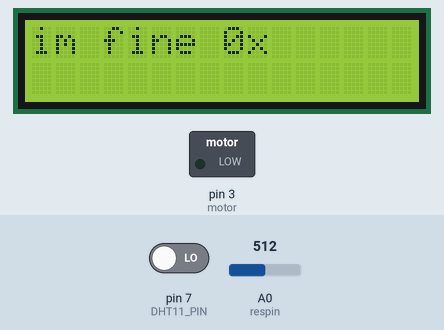
Simulated run of this sketch. Board: Arduino Uno, built with avr-gcc and run on an emulated ATmega328P. Parts: 16×2 character LCD, switched loads named in the sketch (green lamp = pin HIGH). The test bench sets the inputs (shaded band); at power-on: A0 (respin) = 512, pin 7 (DHT11_PIN) LOW. What the sketch prints to the serial monitor is not drawn.

Above: at 11.6 s.
11.7 s: A0 (respin) set to 490
At 13.9 s:
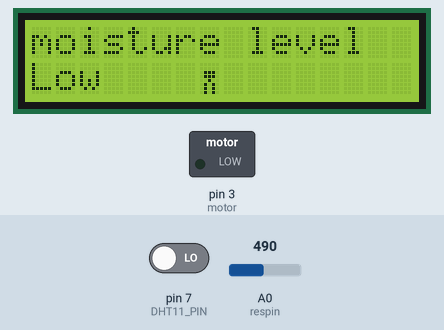
26.8 s: A0 (respin) set to 440
At 38.0 s:
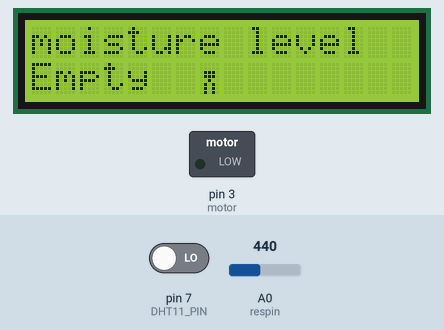
38.9 s: A0 (respin) set to 560
At 50.0 s:
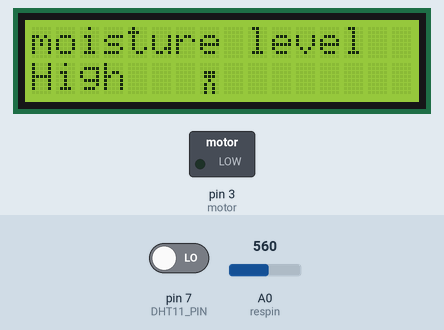
51.0 s: A0 (respin) set to 540
At 62.1 s:
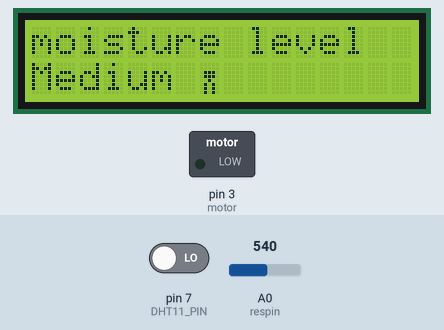
63.1 s: A0 (respin) set to 716
At 74.1 s:
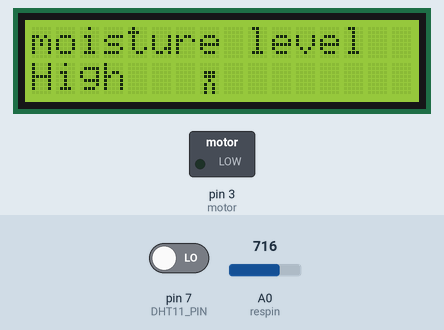
Timing chart, 0 to 75.6 s (numbered marks = the images above; inputs shaded):
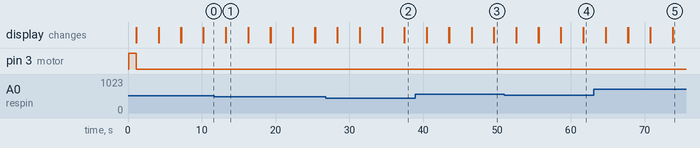

Measured:
- after the input at 11.7 s, the display: first differs from a run without the input after 1.5 s (image 1)
- after the input at 26.8 s, the display: first differs from a run without the input after 10.7 s (image 2)
- after the input at 38.9 s, the display: first differs from a run without the input after 10.7 s (image 3)
- after the input at 51.0 s, the display: first differs from a run without the input after 10.7 s (image 4)
- after the input at 63.1 s, the display: first differs from a run without the input after 10.7 s (image 5)
- what the display in image 1 shows lasts 3.1 s, from 13.2 s to 16.3 s

The sketch:

water_lcd.ino
```cpp
#include <LiquidCrystal_I2C.h>
#include <Wire.h>
LiquidCrystal_I2C lcd(0x27, 2, 1, 0, 4, 5, 6, 7, 3, POSITIVE);
#include <dht.h>

dht DHT;

#define DHT11_PIN 7

int motor = 3;
int LDR = A2;       // select the input pin for the LDR
int resval = 0;  // holds the value
int respin = A0; // sensor pin used
int oneday= 0;
void(* resetFunc) (void) = 0;//declare reset function at address 0
byte la[] = {
  B00000,
  B00000,
  B01110,
  B01110,
  B00100,
  B01010,
  B01010,
  B01010};

  byte sun[] = {
  B00111,
  B00111,
  B00011,
  B01000,
  B11100,
  B01000,
  B11100,
  B11100
};

byte temp[] = {
  B00100,
  B00100,
  B00100,
  B00100,
  B00100,
  B01110,
  B01110,
  B01110
};

byte no[] = {
  B00000,
  B00000,
  B10001,
  B01010,
  B00100,
  B01010,
  B10001,
  B00000
};

byte yes[] = {
  B00000,
  B00000,
  B10000,
  B01000,
  B00101,
  B00010,
  B00000,
  B00000
};

void setup() {
Serial.begin(9600);
lcd.begin(16,2); // Initializes the interface to the LCD screen, and specifies the dimensions (width and height) of the display
lcd.clear();
pinMode(LDR, INPUT);
lcd.createChar(1, la);
lcd.createChar(2, sun);
lcd.createChar(3, temp);
lcd.createChar(4, no);
lcd.createChar(5, yes);
pinMode(motor, OUTPUT);
digitalWrite(motor, HIGH);
delay(1000);
digitalWrite(motor,LOW);
oneday=0;
}
void loop() {


  lcd.setCursor(0,0);
  lcd.print("moisture level");
  lcd.setCursor(7,1);
  lcd.write(1);
  lcd.setCursor(0,1);
  resval = analogRead(respin); //Read data from analog pin and store it to resval variable
  Serial.println(analogRead(A0));
  if (resval<=450){ lcd.print("Empty");oneday++;
    } else if (resval>450 && resval<=500){ lcd.print("Low");oneday++;
    } else if (resval>500 && resval<=550){ lcd.print("Medium");
    } else if (resval>550){ lcd.print("High");
  }
  delay(3000);
  lcd.clear();
  lcd.setCursor(0,0);
  lcd.print("light level");
  lcd.setCursor(7,1);
  lcd.write(2);
  lcd.setCursor(0,1);

   if (LDR<=450){ lcd.print("day time");
    } else if (LDR>450 && LDR<=750){ lcd.print("daytime");
    } else if (LDR>750 && LDR<=900){ lcd.print("daytime");
    } else if (LDR>900){ lcd.print("daytime");
    Serial.print(LDR);

  }
  delay(3000);
  lcd.clear();
  int chk = DHT.read11(DHT11_PIN);
  lcd.setCursor(0,0);
  lcd.print("Temp: ");
  if (DHT.temperature<=4.44444){ lcd.print("bad");}
    else lcd.print((DHT.temperature*1.71)+32);
  lcd.print((char)223);
  lcd.print("F");
  lcd.print(" ");
  lcd.write(3);
  lcd.setCursor(0,1);
  lcd.print("Humidity: ");
  lcd.print(DHT.humidity);
  lcd.print("%");
  delay(3000);
  lcd.clear();

  if (oneday>25200 and oneday<25200  ){lcd.print("watering");lcd.print(" ");lcd.write(5); {digitalWrite(motor, HIGH);delay(5000);
  digitalWrite(motor, LOW);oneday=0;}}
    else(lcd.print("im fine"));lcd.print(" ");lcd.print(oneday);lcd.write(4);
  delay(3000);
  lcd.clear();


 }
```
